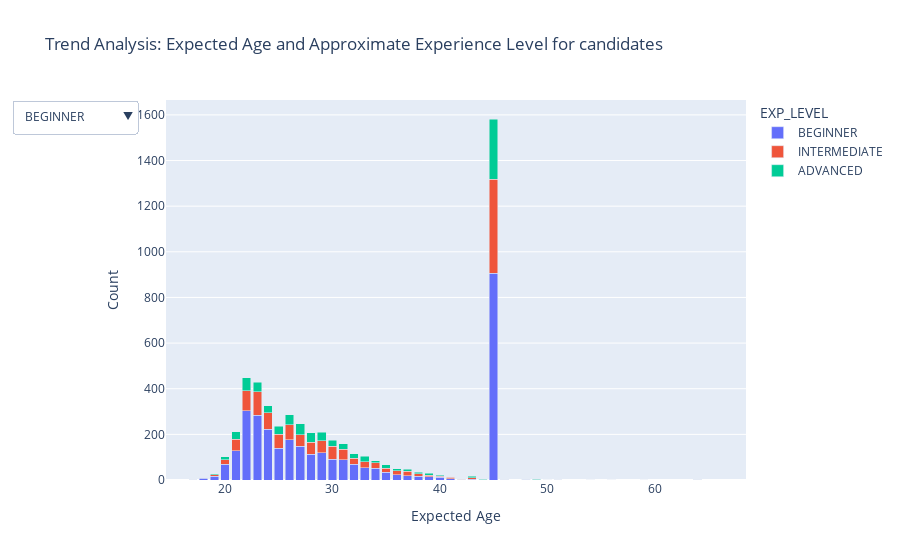

The notebook cell this image was saved under:
### Code cell
import plotly.graph_objects as go
import plotly.express as px

# Compute the count of each combination
df_count = df.groupby(['AGE_EXPECTED', 'EXP_LEVEL']).size().reset_index(name='Count')

# Create a stacked bar chart
fig = px.bar(df_count, x='AGE_EXPECTED', y='Count', color='EXP_LEVEL',
             title='Trend Analysis: Expected Age and Approximate Experience Level for candidates',
             labels={'AGE_EXPECTED': 'Expected Age', 'Count': 'Count'},
             category_orders={'AGE_EXPECTED': ['18-24', '25-34', '35-44', '45-54', '55+']},
             hover_data={'EXP_LEVEL': True, 'Count': ':y'},
             barmode='stack')

# Configure hover text format
fig.update_traces(hovertemplate='Expected Age: %{x}<br>' +
                                'Experience Level: %{customdata[0]}<br>' +
                                'Count: %{y}')

# Add dropdown menu to select experience levels
buttons = []
for level in df_count['EXP_LEVEL'].unique():
    visible = [True if l == level else False for l in df_count['EXP_LEVEL']]
    buttons.append(dict(label=level,
                        method='update',
                        args=[{'visible': visible}, {'title': f'Trend Analysis: Age Range and Experience Level - {level}'}]))

updatemenus = [{'active': 0, 'buttons': buttons}]

fig.update_layout(updatemenus=updatemenus)

# Show the figure
fig.show()

### Figure 1 — Plotly figure (JSON) as saved in the notebook; plotly's stock layout.template omitted (floating-point values rounded to 4 significant figures; data arrays with more than 128 entries replaced by an {"elided": "..."} marker saying what was removed)
{"data": [{"alignmentgroup": "True", "customdata": [["BEGINNER"], ["BEGINNER"], ["BEGINNER"], ["BEGINNER"], ["BEGINNER"], ["BEGINNER"], ["BEGINNER"], ["BEGINNER"], ["BEGINNER"], ["BEGINNER"], ["BEGINNER"], ["BEGINNER"], ["BEGINNER"], ["BEGINNER"], ["BEGINNER"], ["BEGINNER"], ["BEGINNER"], ["BEGINNER"], ["BEGINNER"], ["BEGINNER"], ["BEGINNER"], ["BEGINNER"], ["BEGINNER"], ["BEGINNER"], ["BEGINNER"], ["BEGINNER"], ["BEGINNER"], ["BEGINNER"], ["BEGINNER"], ["BEGINNER"], ["BEGINNER"], ["BEGINNER"], ["BEGINNER"], ["BEGINNER"], ["BEGINNER"], ["BEGINNER"], ["BEGINNER"], ["BEGINNER"], ["BEGINNER"], ["BEGINNER"], ["BEGINNER"], ["BEGINNER"], ["BEGINNER"], ["BEGINNER"], ["BEGINNER"], ["BEGINNER"]], "hovertemplate": "Expected Age: %{x}<br>Experience Level: %{customdata[0]}<br>Count: %{y}", "legendgroup": "BEGINNER", "marker": {"color": "#636efa", "pattern": {"shape": ""}}, "name": "BEGINNER", "offsetgroup": "BEGINNER", "orientation": "v", "showlegend": true, "textposition": "auto", "type": "bar", "x": [15, 17, 18, 19, 20, 21, 22, 23, 24, 25, 26, 27, 28, 29, 30, 31, 32, 33, 34, 35, 36, 37, 38, 39, 40, 41, 42, 43, 44, 45, 46, 47, 48, 49, 50, 51, 52, 53, 54, 55, 56, 57, 59, 61, 64, 68], "xaxis": "x", "y": [0, 1, 7, 17, 70, 128, 303, 284, 222, 139, 177, 148, 112, 119, 91, 88, 69, 54, 52, 35, 24, 18, 16, 15, 11, 6, 2, 3, 2, 907, 1, 0, 3, 0, 0, 0, 0, 0, 0, 0, 0, 0, 0, 0, 1, 0], "yaxis": "y"}, {"alignmentgroup": "True", "customdata": [["INTERMEDIATE"], ["INTERMEDIATE"], ["INTERMEDIATE"], ["INTERMEDIATE"], ["INTERMEDIATE"], ["INTERMEDIATE"], ["INTERMEDIATE"], ["INTERMEDIATE"], ["INTERMEDIATE"], ["INTERMEDIATE"], ["INTERMEDIATE"], ["INTERMEDIATE"], ["INTERMEDIATE"], ["INTERMEDIATE"], ["INTERMEDIATE"], ["INTERMEDIATE"], ["INTERMEDIATE"], ["INTERMEDIATE"], ["INTERMEDIATE"], ["INTERMEDIATE"], ["INTERMEDIATE"], ["INTERMEDIATE"], ["INTERMEDIATE"], ["INTERMEDIATE"], ["INTERMEDIATE"], ["INTERMEDIATE"], ["INTERMEDIATE"], ["INTERMEDIATE"], ["INTERMEDIATE"], ["INTERMEDIATE"], ["INTERMEDIATE"], ["INTERMEDIATE"], ["INTERMEDIATE"], ["INTERMEDIATE"], ["INTERMEDIATE"], ["INTERMEDIATE"], ["INTERMEDIATE"], ["INTERMEDIATE"], ["INTERMEDIATE"], ["INTERMEDIATE"], ["INTERMEDIATE"], ["INTERMEDIATE"], ["INTERMEDIATE"], ["INTERMEDIATE"], ["INTERMEDIATE"], ["INTERMEDIATE"]], "hovertemplate": "Expected Age: %{x}<br>Experience Level: %{customdata[0]}<br>Count: %{y}", "legendgroup": "INTERMEDIATE", "marker": {"color": "#EF553B", "pattern": {"shape": ""}}, "name": "INTERMEDIATE", "offsetgroup": "INTERMEDIATE", "orientation": "v", "showlegend": true, "textposition": "auto", "type": "bar", "x": [15, 17, 18, 19, 20, 21, 22, 23, 24, 25, 26, 27, 28, 29, 30, 31, 32, 33, 34, 35, 36, 37, 38, 39, 40, 41, 42, 43, 44, 45, 46, 47, 48, 49, 50, 51, 52, 53, 54, 55, 56, 57, 59, 61, 64, 68], "xaxis": "x", "y": [0, 0, 2, 7, 19, 50, 88, 103, 72, 62, 66, 51, 53, 54, 58, 47, 26, 26, 23, 16, 16, 21, 11, 6, 6, 7, 2, 7, 0, 411, 0, 0, 0, 2, 0, 1, 0, 0, 0, 0, 0, 0, 0, 0, 0, 0], "yaxis": "y"}, {"alignmentgroup": "True", "customdata": [["ADVANCED"], ["ADVANCED"], ["ADVANCED"], ["ADVANCED"], ["ADVANCED"], ["ADVANCED"], ["ADVANCED"], ["ADVANCED"], ["ADVANCED"], ["ADVANCED"], ["ADVANCED"], ["ADVANCED"], ["ADVANCED"], ["ADVANCED"], ["ADVANCED"], ["ADVANCED"], ["ADVANCED"], ["ADVANCED"], ["ADVANCED"], ["ADVANCED"], ["ADVANCED"], ["ADVANCED"], ["ADVANCED"], ["ADVANCED"], ["ADVANCED"], ["ADVANCED"], ["ADVANCED"], ["ADVANCED"], ["ADVANCED"], ["ADVANCED"], ["ADVANCED"], ["ADVANCED"], ["ADVANCED"], ["ADVANCED"], ["ADVANCED"], ["ADVANCED"], ["ADVANCED"], ["ADVANCED"], ["ADVANCED"], ["ADVANCED"], ["ADVANCED"], ["ADVANCED"], ["ADVANCED"], ["ADVANCED"], ["ADVANCED"], ["ADVANCED"]], "hovertemplate": "Expected Age: %{x}<br>Experience Level: %{customdata[0]}<br>Count: %{y}", "legendgroup": "ADVANCED", "marker": {"color": "#00cc96", "pattern": {"shape": ""}}, "name": "ADVANCED", "offsetgroup": "ADVANCED", "orientation": "v", "showlegend": true, "textposition": "auto", "type": "bar", "x": [15, 17, 18, 19, 20, 21, 22, 23, 24, 25, 26, 27, 28, 29, 30, 31, 32, 33, 34, 35, 36, 37, 38, 39, 40, 41, 42, 43, 44, 45, 46, 47, 48, 49, 50, 51, 52, 53, 54, 55, 56, 57, 59, 61, 64, 68], "xaxis": "x", "y": [0, 0, 0, 4, 12, 34, 58, 41, 32, 34, 43, 47, 43, 36, 25, 24, 21, 25, 10, 15, 9, 9, 7, 9, 3, 2, 0, 6, 1, 264, 1, 0, 0, 1, 2, 0, 0, 0, 1, 0, 1, 0, 1, 0, 0, 0], "yaxis": "y"}], "layout": {"autosize": true, "barmode": "stack", "legend": {"title": {"text": "EXP_LEVEL"}, "tracegroupgap": 0}, "title": {"text": "Trend Analysis: Expected Age and Approximate Experience Level for candidates"}, "updatemenus": [{"active": 0, "buttons": [{"args": [{"visible": {"elided": "138 bool values"}}, {"title": "Trend Analysis: Age Range and Experience Level - BEGINNER"}], "label": "BEGINNER", "method": "update"}, {"args": [{"visible": {"elided": "138 bool values"}}, {"title": "Trend Analysis: Age Range and Experience Level - INTERMEDIATE"}], "label": "INTERMEDIATE", "method": "update"}, {"args": [{"visible": {"elided": "138 bool values"}}, {"title": "Trend Analysis: Age Range and Experience Level - ADVANCED"}], "label": "ADVANCED", "method": "update"}]}], "xaxis": {"anchor": "y", "autorange": true, "categoryarray": ["18-24", "25-34", "35-44", "45-54", "55+"], "categoryorder": "array", "domain": [0, 1], "range": [14.5, 68.5], "title": {"text": "Expected Age"}, "type": "linear"}, "yaxis": {"anchor": "x", "autorange": true, "domain": [0, 1], "range": [0, 1665.0], "title": {"text": "Count"}, "type": "linear"}}}
